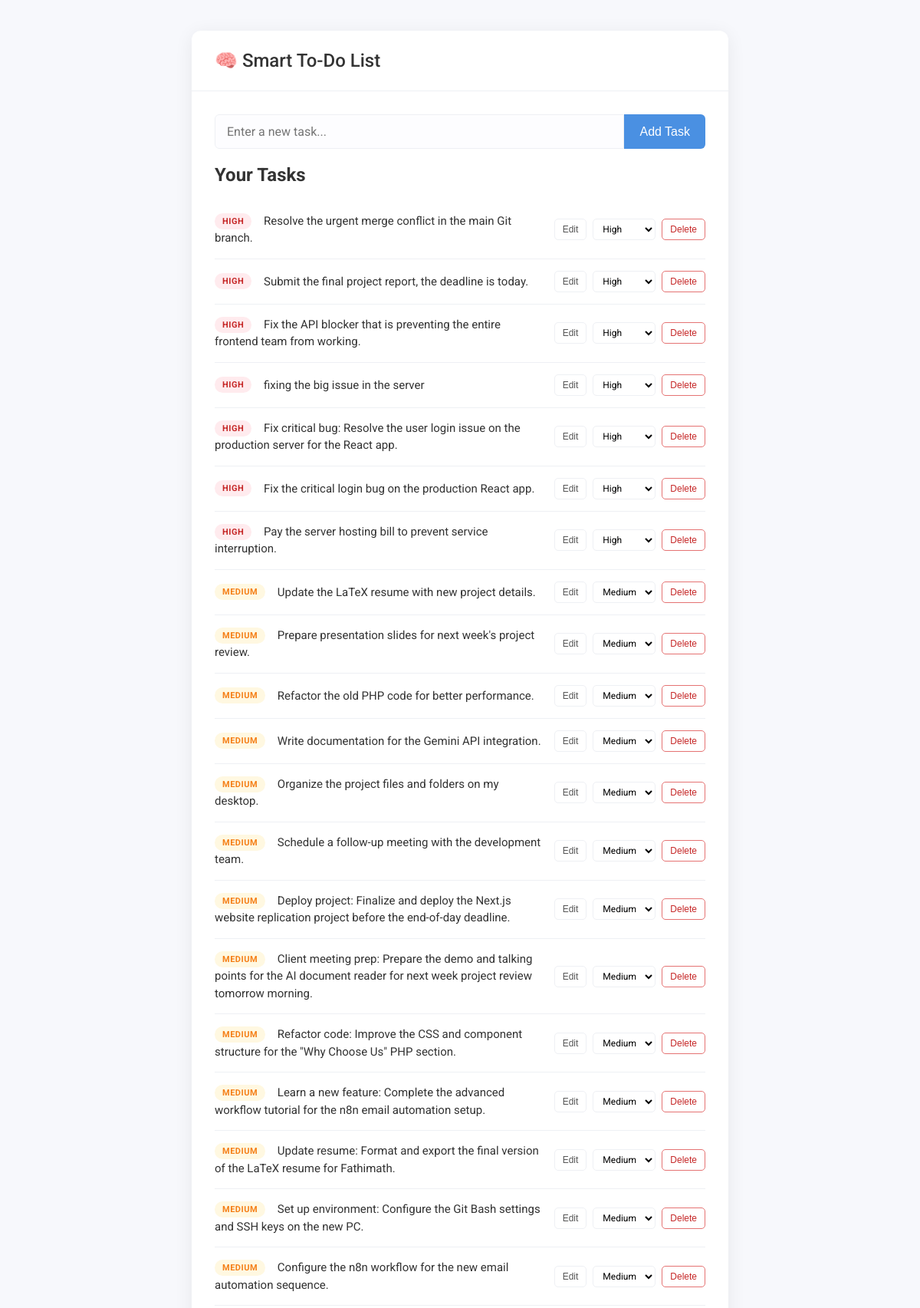
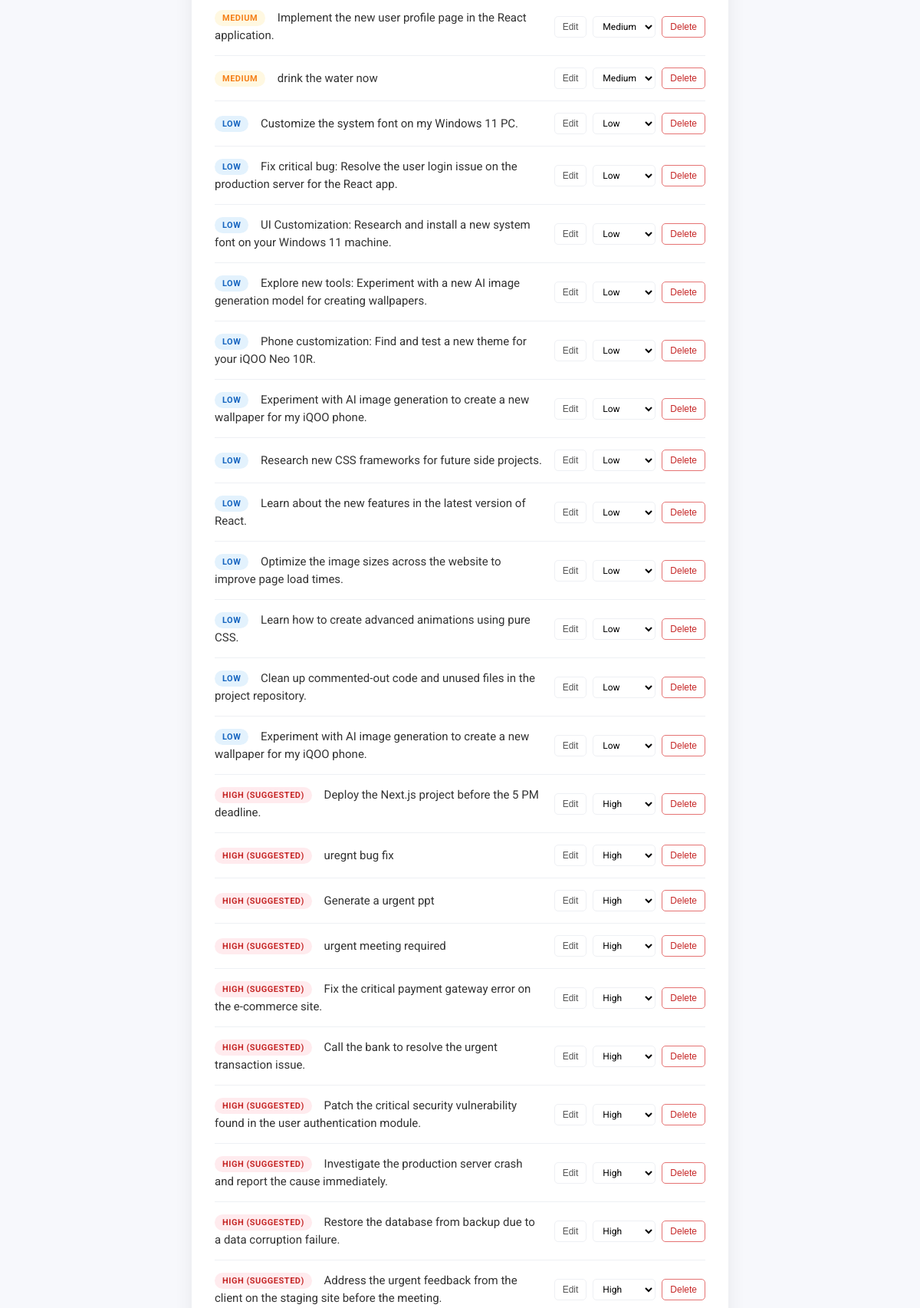
The page / (upper part) on the database its author committed (2 pictures, top to bottom).
### app.py (models this page shows, shortened)
class Task(db.Model):
    id = db.Column(db.Integer, primary_key=True)
    content = db.Column(db.String(300), nullable=False)
    suggested_priority = db.Column(db.Integer, default=2)
    user_priority = db.Column(db.Integer, nullable=True)

### app.py (the view)
@app.route('/')
def index():
    tasks = Task.query.order_by(Task.user_priority.desc(), Task.suggested_priority.desc()).all()
    return render_template('index.html', tasks=tasks, get_priority_name=get_priority_name)

### app.py (called while the page is built)
def get_priority_name(priority_int):
    if priority_int == 3: return "High"
    if priority_int == 1: return "Low"
    return "Medium"

### templates/index.html (shortened to what this page needs)
<!DOCTYPE html>
<html lang="en">
<head>
</head>
<body>
    <div class="container">
        <header><h1>🧠 Smart To-Do List</h1></header>
        <div class="content">
            <form action="{{ url_for('add_task') }}" method="POST" class="add-task">
                <input type="text" name="content" placeholder="Enter a new task..." autofocus>
                <button type="submit"><span>Add Task</span></button>
            </form>
            <h2>Your Tasks</h2>
            <ul class="task-list">
                {% for task in tasks %}
                    <li class="task-item">
                        <div class="task-content">
                            {% set final_priority = task.user_priority or task.suggested_priority %}
                            <span class="task-priority-badge priority-{{ final_priority }}">{{ get_priority_name(final_priority) }}{% if task.user_priority is none %} (Suggested){% endif %}</span>
                            <span class="task-text">{{ task.content }}</span>
                        </div>
                        <div class="task-actions">
                            <button class="btn-edit">Edit</button>
                            <form action="{{ url_for('set_priority', id=task.id) }}" method="POST">
                                <select name="priority" class="priority-select" onchange="this.form.submit()">
                                    <option value="3" {% if final_priority == 3 %}selected{% endif %}>High</option>
                                    <option value="2" {% if final_priority == 2 %}selected{% endif %}>Medium</option>
                                    <option value="1" {% if final_priority == 1 %}selected{% endif %}>Low</option>
                                </select>
                            </form>
                            <form action="{{ url_for('delete_task', id=task.id) }}" method="POST" onsubmit="return confirm('Are you sure?');">
                                <button type="submit" class="btn-delete">Delete</button>
                            </form>
                        </div>
                    </li>
                {% endfor %}
            </ul>
        </div>
    </div>
</body>
</html>

### templates/index.html (style rules this page uses)
:root { --primary-color: #4a90e2; --background-color: #f7f8fc; --container-bg: #ffffff; --text-color: #333; --border-color: #eef0f4; --high-p-bg: #ffebee; --high-p-text: #c62828; --medium-p-bg: #fff8e1; --medium-p-text: #f57f17; --low-p-bg: #e3f2fd; --low-p-text: #1565c0; }
body { font-family: 'Roboto', -apple-system, BlinkMacSystemFont, "Segoe UI", sans-serif; background-color: var(--background-color); margin: 0; padding: 20px; color: var(--text-color); }
.container { max-width: 700px; margin: 20px auto; background: var(--container-bg); border-radius: 12px; box-shadow: 0 4px 25px rgba(0,0,0,0.07); overflow: hidden; }
header { padding: 25px 30px; border-bottom: 1px solid var(--border-color); }
h1 { margin: 0; font-weight: 500; font-size: 24px; }
.content { padding: 30px; }
form.add-task { display: flex; margin-bottom: 20px; }
form.add-task input[type="text"] { flex-grow: 1; padding: 12px 15px; border: 1px solid var(--border-color); border-radius: 6px 0 0 6px; font-size: 16px; font-family: 'Roboto', sans-serif; background: #fdfdff; }
.task-list { list-style: none; padding: 0; margin: 0; }
.task-item { display: flex; align-items: center; justify-content: space-between; padding: 15px 0; border-bottom: 1px solid var(--border-color); gap: 15px; }
.task-content { flex-grow: 1; font-size: 15px; line-height: 1.5; }
.task-priority-badge { font-size: 11px; font-weight: 700; padding: 4px 10px; border-radius: 12px; margin-right: 12px; text-transform: uppercase; letter-spacing: 0.5px; vertical-align: middle; }
.priority-3 { background-color: var(--high-p-bg); color: var(--high-p-text); }
.priority-2 { background-color: var(--medium-p-bg); color: var(--medium-p-text); }
.priority-1 { background-color: var(--low-p-bg); color: var(--low-p-text); }
.task-actions { display: flex; align-items: center; flex-shrink: 0; gap: 8px; }
.task-actions .priority-select { font-family: 'Roboto', sans-serif; font-size: 12px; padding: 5px 8px; border: 1px solid var(--border-color); border-radius: 5px; background-color: var(--container-bg); cursor: pointer; }
form.add-task button, .task-actions button { transition: all 0.3s ease; }
form.add-task button { padding: 12px 20px; border: none; background: var(--primary-color); color: white; font-size: 16px; border-radius: 0 6px 6px 0; cursor: pointer; font-weight: 500; }
.task-actions .btn-delete { text-decoration: none; font-size: 12px; padding: 6px 10px; border: 1px solid #e57373; background: var(--container-bg); color: #c62828; border-radius: 5px; cursor: pointer; }
.task-actions .btn-edit { text-decoration: none; font-size: 12px; padding: 6px 10px; border: 1px solid var(--border-color); background: var(--container-bg); color: #555; border-radius: 5px; cursor: pointer; }

### rows shown on the page
Task: get_priority_name "HIGH", content "Resolve the urgent merge conflict in the main Git branch."
Task: get_priority_name "HIGH", content "Submit the final project report, the deadline is today."
Task: get_priority_name "HIGH", content "Fix the API blocker that is preventing the entire frontend team from working."
Task: get_priority_name "HIGH", content "fixing the big issue in the server"
Task: get_priority_name "HIGH", content "Fix critical bug: Resolve the user login issue on the production server for the React app."
Task: get_priority_name "HIGH", content "Fix the critical login bug on the production React app."
Task: get_priority_name "HIGH", content "Pay the server hosting bill to prevent service interruption."
Task: get_priority_name "MEDIUM", content "Update the LaTeX resume with new project details."
Task: get_priority_name "MEDIUM", content "Prepare presentation slides for next week's project review."
Task: get_priority_name "MEDIUM", content "Refactor the old PHP code for better performance."
Task: get_priority_name "MEDIUM", content "Write documentation for the Gemini API integration."
Task: get_priority_name "MEDIUM", content "Organize the project files and folders on my desktop."
Task: get_priority_name "MEDIUM", content "Schedule a follow-up meeting with the development team."
Task: get_priority_name "MEDIUM", content "Deploy project: Finalize and deploy the Next.js website replication project before the end-of-day deadline."
Task: get_priority_name "MEDIUM", content "Client meeting prep: Prepare the demo and talking points for the AI document reader for next week project review tomorrow morning."
Task: get_priority_name "MEDIUM", content "Refactor code: Improve the CSS and component structure for the \"Why Choose Us\" PHP section."
Task: get_priority_name "MEDIUM", content "Learn a new feature: Complete the advanced workflow tutorial for the n8n email automation setup."
Task: get_priority_name "MEDIUM", content "Update resume: Format and export the final version of the LaTeX resume for Fathimath."
Task: get_priority_name "MEDIUM", content "Set up environment: Configure the Git Bash settings and SSH keys on the new PC."
Task: get_priority_name "MEDIUM", content "Configure the n8n workflow for the new email automation sequence."
Task: get_priority_name "MEDIUM", content "Implement the new user profile page in the React application."
Task: get_priority_name "MEDIUM", content "drink the water now"
Task: get_priority_name "LOW", content "Customize the system font on my Windows 11 PC."
Task: get_priority_name "LOW", content "Fix critical bug: Resolve the user login issue on the production server for the React app."
Task: get_priority_name "LOW", content "UI Customization: Research and install a new system font on your Windows 11 machine."
Task: get_priority_name "LOW", content "Explore new tools: Experiment with a new AI image generation model for creating wallpapers."
Task: get_priority_name "LOW", content "Phone customization: Find and test a new theme for your iQOO Neo 10R."
Task: get_priority_name "LOW", content "Experiment with AI image generation to create a new wallpaper for my iQOO phone."
Task: get_priority_name "LOW", content "Research new CSS frameworks for future side projects."
Task: get_priority_name "LOW", content "Learn about the new features in the latest version of React."
Task: get_priority_name "LOW", content "Optimize the image sizes across the website to improve page load times."
Task: get_priority_name "LOW", content "Learn how to create advanced animations using pure CSS."
Task: get_priority_name "LOW", content "Clean up commented-out code and unused files in the project repository."
Task: get_priority_name "LOW", content "Experiment with AI image generation to create a new wallpaper for my iQOO phone."
Task: get_priority_name "HIGH", shows "(SUGGESTED)", content "Deploy the Next.js project before the 5 PM deadline."
Task: get_priority_name "HIGH", shows "(SUGGESTED)", content "uregnt bug fix"
Task: get_priority_name "HIGH", shows "(SUGGESTED)", content "Generate a urgent ppt"
Task: get_priority_name "HIGH", shows "(SUGGESTED)", content "urgent meeting required"
Task: get_priority_name "HIGH", shows "(SUGGESTED)", content "Fix the critical payment gateway error on the e-commerce site."
Task: get_priority_name "HIGH", shows "(SUGGESTED)", content "Call the bank to resolve the urgent transaction issue."
Task: get_priority_name "HIGH", shows "(SUGGESTED)", content "Patch the critical security vulnerability found in the user authentication module."
Task: get_priority_name "HIGH", shows "(SUGGESTED)", content "Investigate the production server crash and report the cause immediately."
Task: get_priority_name "HIGH", shows "(SUGGESTED)", content "Restore the database from backup due to a data corruption failure."
Task: get_priority_name "HIGH", shows "(SUGGESTED)", content "Address the urgent feedback from the client on the staging site before the meeting."
